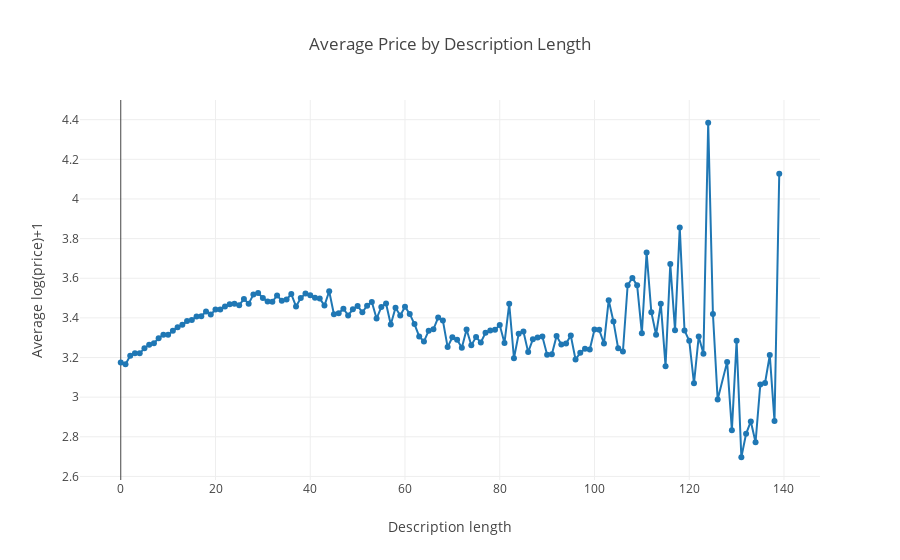

Source (notebook cell):
### Code cell
trace1 = go.Scatter(
    x = grouped['desc_len'],
    y = np.log(grouped['price']+1),
    mode = 'lines+markers',
    name = 'lines+markers'
)
layout = dict(title='Average Price by Description Length',
             yaxis = dict(title='Average log(price)+1'),
             xaxis = dict(title='Description length'))
fig = dict(data=[trace1], layout=layout)
py.iplot(fig)

### Figure 1 — Plotly figure (JSON) as saved in the notebook; plotly's stock layout.template omitted (floating-point values rounded to 4 significant figures; data arrays with more than 128 entries replaced by an {"elided": "..."} marker saying what was removed)
{"data": [{"mode": "lines+markers", "name": "lines+markers", "type": "scatter", "uid": "6678f776-dac6-11e8-9c48-50465d36efc9", "x": {"elided": "139 int values"}, "y": {"elided": "139 float values"}}], "layout": {"title": "Average Price by Description Length", "xaxis": {"title": "Description length"}, "yaxis": {"title": "Average log(price)+1"}}}
